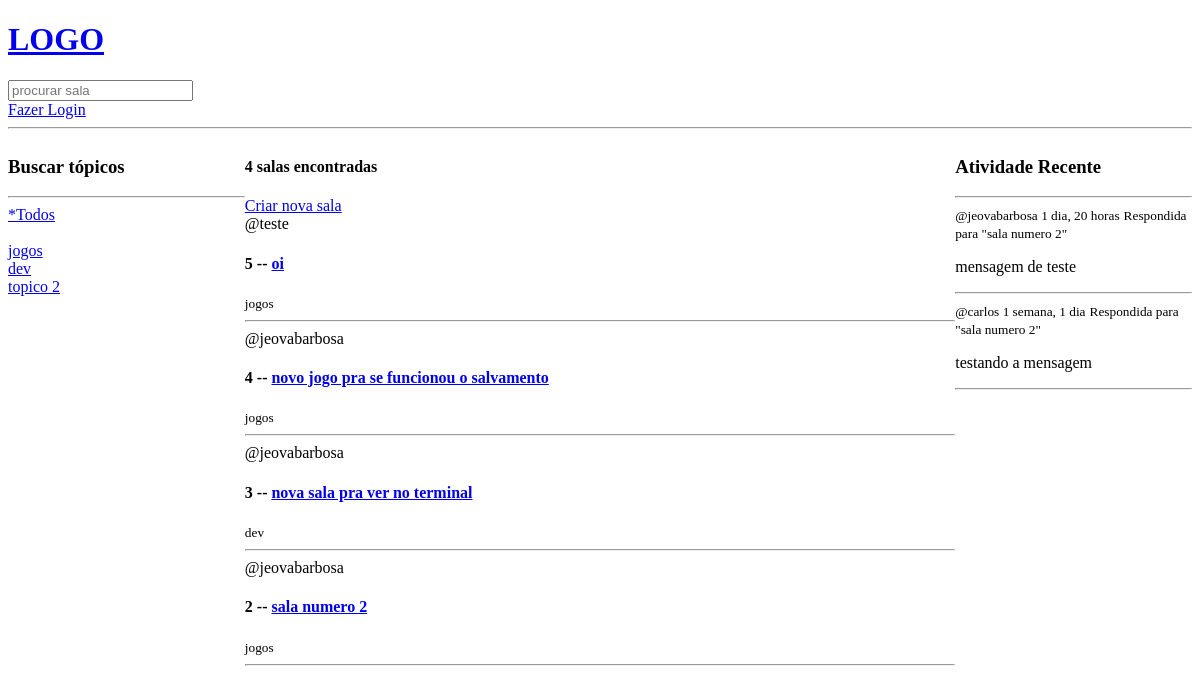
Before: / with the older database file.
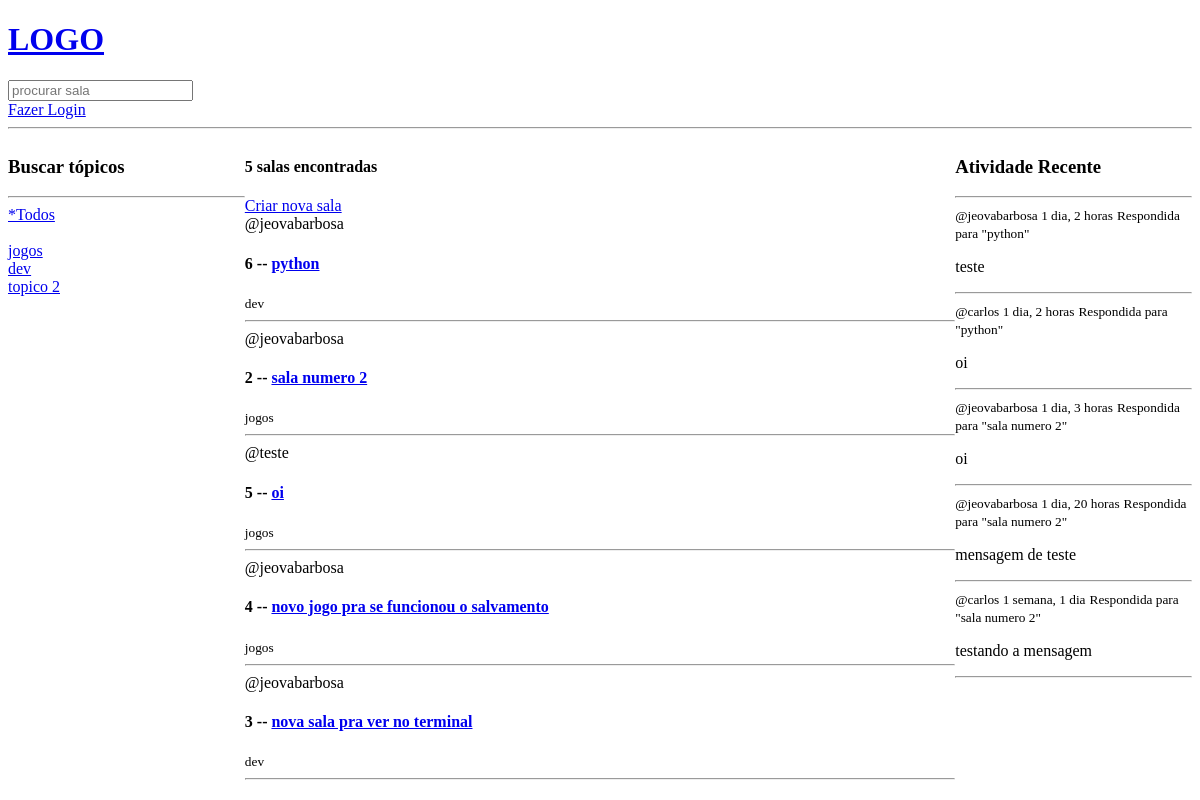
After: the same page with the newer database file.
### base/models.py (models this page shows, shortened)
class Topic(models.Model):
    name = models.CharField(max_length=200)

class Room(models.Model):
    host = models.ForeignKey(User, on_delete=models.SET_NULL, null=True)
    topic = models.ForeignKey(Topic, on_delete=models.SET_NULL, null=True)
    name = models.CharField(max_length=200)
    description = models.TextField(null=True, blank=True)
    participants = models.ManyToManyField(User, related_name='participants', blank=True)
    updated = models.DateTimeField(auto_now=True)
    created = models.DateTimeField(auto_now_add=True)
    class Meta:
        ordering = ['-updated', 'created']
    def __str__(self):
        return self.name

class Message(models.Model):
    user = models.ForeignKey(User, on_delete=models.CASCADE)
    room = models.ForeignKey(Room, on_delete=models.CASCADE)
    body = models.TextField()
    updated = models.DateTimeField(auto_now=True)
    created = models.DateTimeField(auto_now_add=True)
    class Meta:
        ordering = ['-updated', 'created']

### base/views.py (the view)
# urls.py: path("", views.home, name="home"),
def home(request):
    q = request.GET.get('q') if request.GET.get('q') != None else ''
    rooms = Room.objects.filter(
        Q(topic__name__icontains=q) |
        Q(name__icontains=q) |
        Q(description__icontains=q)
    )
    topics = Topic.objects.all()
    room_count = rooms.count()
    roomMessages = Message.objects.filter(Q(room__topic__name__icontains=q))
    context = {'rooms': rooms, 'topics': topics, 'room_count': room_count, 'roomMessages':roomMessages}
    return render(request, "base/home.html", context)

### templates/base/home.html (shortened to what this page needs)
{% extends 'main.html' %}
{% block content %}
<div class="home-container">
    <div>
        {% include 'base/topics_components.html' %}
    </div>
    <div>
        <h4>{{room_count}} salas encontradas</h4>
        <a href="{% url 'create-room' %}">Criar nova sala</a>
        {% include 'base/feed_component.html' %}
    </div>
    <div>
        {% include 'base/activity_component.html' %}
    </div>
</div>
{% endblock content %}

### templates/base/topics_components.html
<h3>Buscar tópicos</h3>
<hr>
<div>
    <a href="{% url 'home' %}">*Todos</a>
</div>
<br>
{% for topic in topics %}
<div>
    <a href="{% url 'home' %}?q={{topic.name}}">{{topic.name}}</a>
</div>
{% endfor %}

### templates/base/feed_component.html (shortened to what this page needs)
<div>
    {% for room in rooms %}
    <div>
        <span>@{{room.host.username}}</span>
        <h4>
            {{room.id}} -- <a href="{% url 'room' room.id %}">{{room.name}}</a>
        </h4>
        <small>{{room.topic.name}}</small>
        <br>
        <hr>
    </div>
    {% endfor %}
</div>

### templates/base/activity_component.html (shortened to what this page needs)
<h3>Atividade Recente</h3>
    <hr>
    {% for message in roomMessages %}
    <div>
        <small>@{{message.user}} {{message.created|timesince}}</small>
        <small>Respondida para "{{message.room}}"</small>
        <p>{{message.body}} </p>
        <hr>
    </div>
    {% endfor %}

Changed rows visible on the page:
added Room: host.username "jeovabarbosa", id "6", name "python", topic.name "dev"
changed Room "sala numero 2": moves up the list
added Message: user "jeovabarbosa", created "1 dia, 2 horas", room "python", body "teste"
added Message: user "carlos", created "1 dia, 2 horas", room "python", body "oi"
added Message: user "jeovabarbosa", created "1 dia, 3 horas", room "sala numero 2", body "oi"
Other visible differences:
{{ room_count }}: "4" → "5"
